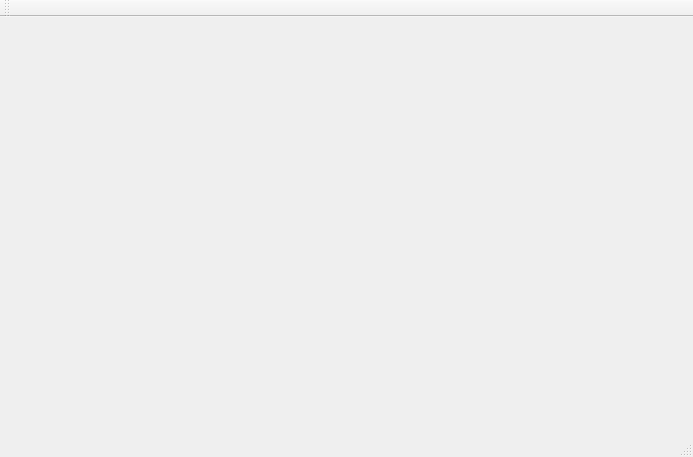
<?xml version="1.0" encoding="UTF-8"?>
<ui version="4.0">
 <class>MainWindow</class>
 <widget class="QMainWindow" name="MainWindow">
  <property name="geometry">
   <rect>
    <x>0</x>
    <y>0</y>
    <width>693</width>
    <height>457</height>
   </rect>
  </property>
  <property name="windowTitle">
   <string>MainWindow</string>
  </property>
  <widget class="QWidget" name="centralWidget">
   <widget class="QWidget" name="vlcplayerwidget" native="true">
    <property name="geometry">
     <rect>
      <x>450</x>
      <y>20</y>
      <width>231</width>
      <height>171</height>
     </rect>
    </property>
   </widget>
  </widget>
  <widget class="QMenuBar" name="menuBar">
   <property name="geometry">
    <rect>
     <x>0</x>
     <y>0</y>
     <width>693</width>
     <height>23</height>
    </rect>
   </property>
  </widget>
  <widget class="QToolBar" name="mainToolBar">
   <attribute name="toolBarArea">
    <enum>TopToolBarArea</enum>
   </attribute>
   <attribute name="toolBarBreak">
    <bool>false</bool>
   </attribute>
  </widget>
  <widget class="QStatusBar" name="statusBar"/>
 </widget>
 <layoutdefault spacing="6" margin="11"/>
 <resources/>
 <connections/>
</ui>
